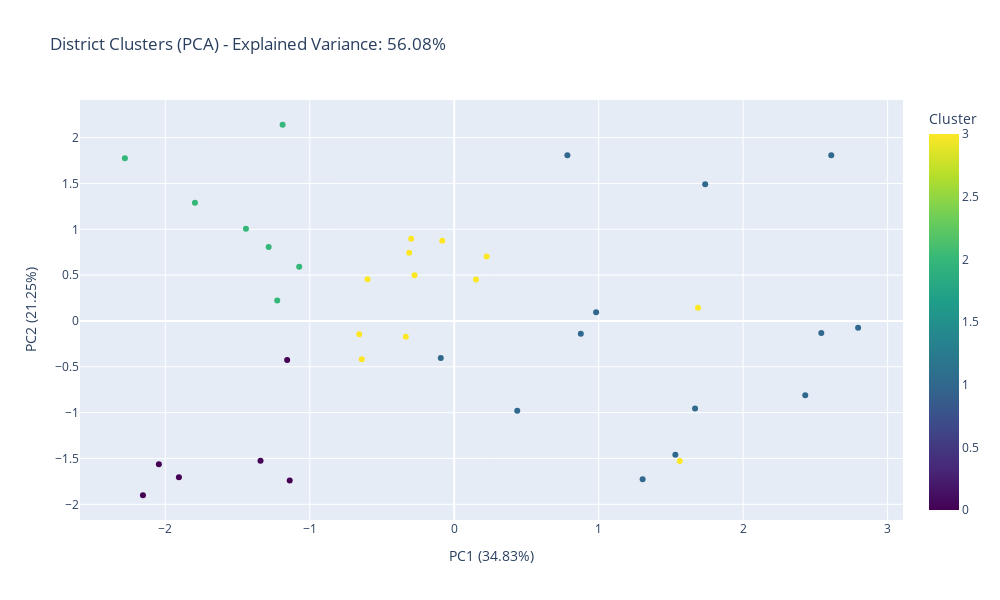

The notebook cell saved with this chart:
### Code cell
# Cluster Analysis
def cluster_analysis(df):
    """Cluster districts by education characteristics"""
    logger.info("Performing cluster analysis...")
    
    cluster_features = [
        'Overall_Average', 'PTR_Calculated', 'Infrastructure_Score',
        'Literacy_Rate', 'Urban_Population_Pct', 'Teacher_Deficit_PTR30'
    ]
    
    cluster_data = df[['District'] + cluster_features].dropna()
    
    # Standardize features
    scaler = StandardScaler()
    X_scaled = scaler.fit_transform(cluster_data[cluster_features])
    
    # Use 4 clusters
    optimal_k = 4
    kmeans = KMeans(n_clusters=optimal_k, random_state=42, n_init=10)
    clusters = kmeans.fit_predict(X_scaled)
    
    # Add cluster labels
    cluster_data['Cluster'] = clusters
    
    # Cluster summary
    cluster_summary = cluster_data.groupby('Cluster')[cluster_features].agg(['mean', 'count'])
    cluster_summary.columns = ['_'.join(col).strip() for col in cluster_summary.columns.values]
    
    print("\n📊 Cluster Summary:")
    print(cluster_summary)
    
    # PCA for visualization
    pca = PCA(n_components=2)
    X_pca = pca.fit_transform(X_scaled)
    
    cluster_data['PC1'] = X_pca[:, 0]
    cluster_data['PC2'] = X_pca[:, 1]
    
    # Visualize
    fig = px.scatter(
        cluster_data,
        x='PC1',
        y='PC2',
        color='Cluster',
        hover_name='District',
        title=f'District Clusters (PCA) - Explained Variance: {pca.explained_variance_ratio_.sum():.2%}',
        labels={'PC1': f'PC1 ({pca.explained_variance_ratio_[0]:.2%})',
                'PC2': f'PC2 ({pca.explained_variance_ratio_[1]:.2%})'},
        color_continuous_scale='viridis',
        width=1000,
        height=600
    )
    fig.write_html(OUTPUT_DIR / 'district_clusters.html')
    fig.show()
    
    # Save
    cluster_data.to_csv(OUTPUT_DIR / 'district_clusters.csv', index=False)
    
    return cluster_data, cluster_summary


cluster_data, cluster_summary = cluster_analysis(final_df)

### Figure 1 — Plotly figure (JSON) as saved in the notebook; plotly's stock layout.template omitted (floating-point values rounded to 4 significant figures)
{"data": [{"hovertemplate": "<b>%{hovertext}</b><br><br>PC1 (34.83%)=%{x}<br>PC2 (21.25%)=%{y}<br>Cluster=%{marker.color}<extra></extra>", "hovertext": ["Ariyalur", "Chengalpattu", "Chennai", "Coimbatore", "Cuddalore", "Dharmapuri", "Dindigul", "Erode", "Kallakurichi", "Kancheepuram", "Kanniyakumari", "Karur", "Krishnagiri", "Madurai", "Mayiladuthurai", "Nagapattinam", "Namakkal", "Nilgiris", "Perambalur", "Pudukkottai", "Ramanathapuram", "Ranipet", "Salem", "Sivagangai", "Tenkasi", "Thanjavur", "Theni", "Thoothukudi", "Tiruchirappalli", "Tirunelveli", "Tirupattur", "Tiruppur", "Tiruvallur", "Tiruvannamalai", "Tiruvarur", "Vellore", "Viluppuram", "Virudhunagar"], "legendgroup": "", "marker": {"color": [2, 3, 2, 0, 1, 2, 3, 3, 1, 3, 1, 3, 1, 1, 0, 1, 0, 3, 2, 3, 0, 1, 3, 1, 1, 1, 3, 3, 1, 0, 3, 0, 2, 2, 1, 3, 2, 1], "coloraxis": "coloraxis", "symbol": "circle"}, "mode": "markers", "name": "", "orientation": "v", "showlegend": false, "type": "scatter", "x": [-1.073, -0.2745, -1.442, -1.906, 2.61, -1.188, 1.561, -0.312, 1.304, 0.2246, 1.737, -0.6574, 0.9823, 2.796, -2.155, 0.8763, -1.139, -0.6, -1.795, -0.08288, -1.156, 1.667, -0.2978, 2.541, 0.7834, -0.09289, -0.3351, -0.6398, 2.43, -1.341, 0.1504, -2.044, -1.225, -2.28, 1.531, 1.688, -1.284, 0.4364], "xaxis": "x", "y": [0.5921, 0.4994, 1.006, -1.705, 1.808, 2.14, -1.529, 0.7455, -1.728, 0.7022, 1.493, -0.1444, 0.0948, -0.07318, -1.901, -0.14, -1.741, 0.454, 1.289, 0.8758, -0.4245, -0.9552, 0.8963, -0.132, 1.808, -0.4049, -0.1721, -0.4175, -0.8114, -1.526, 0.4512, -1.562, 0.2225, 1.775, -1.459, 0.145, 0.8071, -0.9799], "yaxis": "y"}], "layout": {"coloraxis": {"colorbar": {"title": {"text": "Cluster"}}, "colorscale": [[0, "#440154"], [0.1111, "#482878"], [0.2222, "#3e4989"], [0.3333, "#31688e"], [0.4444, "#26828e"], [0.5556, "#1f9e89"], [0.6667, "#35b779"], [0.7778, "#6ece58"], [0.8889, "#b5de2b"], [1, "#fde725"]]}, "height": 600, "legend": {"tracegroupgap": 0}, "title": {"text": "District Clusters (PCA) - Explained Variance: 56.08%"}, "width": 1000, "xaxis": {"anchor": "y", "domain": [0, 1], "title": {"text": "PC1 (34.83%)"}}, "yaxis": {"anchor": "x", "domain": [0, 1], "title": {"text": "PC2 (21.25%)"}}}}
